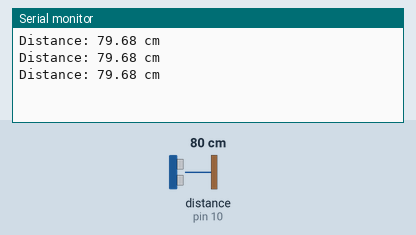
This sketch was run on a simulated Arduino Uno, built with avr-gcc and run on an emulated ATmega328P. On the bench: the last lines printed to the serial monitor. Wiring (inferred from the names in the program): ultrasonic range finder: trigger pin 9; echo pin 10. The inputs (shaded band) are chosen by the test bench; at power-on: distance to the obstacle (sensor on pin 10) 80 cm. The echo pulse lasts 58.3 µs per cm.

Above: at 1.3 s.
1.4 s: distance to the obstacle (sensor on pin 10) set to 2 cm
At 2.0 s:
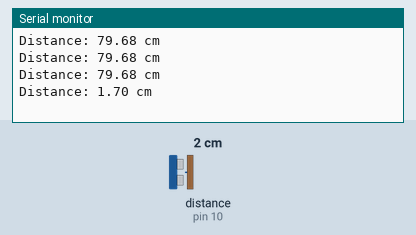
2.9 s: distance to the obstacle (sensor on pin 10) set to 4 cm
At 3.6 s:
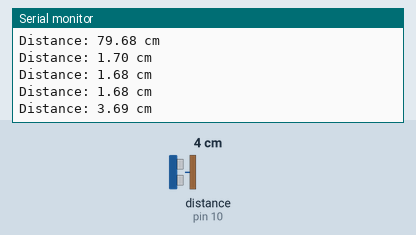
Timing chart, 0 to 5.9 s (numbered marks = the images above; inputs shaded):
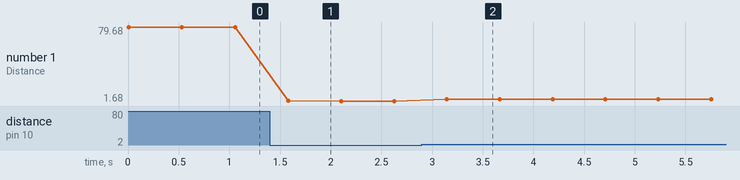

Measured:
- after the input at 1.4 s, the serial monitor: prints a new line after 0.18 s (image 1)
- after the input at 2.9 s, the serial monitor: prints a new line after 0.25 s (image 2)
- plotted number 1: 79.68 → 1.68 after the input at 1.4 s, 1.68 → 3.69 after the input at 2.9 s

The sketch:

Wireless_Distance_Monitoring_via_Bluetooth.ino
```cpp
#include <SoftwareSerial.h>

#define TRIG_PIN 9
#define ECHO_PIN 10

SoftwareSerial BTSerial(2, 3);  // RX, TX

void setup() {
    Serial.begin(9600);
    BTSerial.begin(9600);
    pinMode(TRIG_PIN, OUTPUT);
    pinMode(ECHO_PIN, INPUT);
}

void loop() {
    long duration;
    float distance;

    digitalWrite(TRIG_PIN, LOW);
    delayMicroseconds(2);
    digitalWrite(TRIG_PIN, HIGH);
    delayMicroseconds(10);
    digitalWrite(TRIG_PIN, LOW);

    duration = pulseIn(ECHO_PIN, HIGH);
    distance = (duration * 0.0343) / 2;

    Serial.print("Distance: ");
    Serial.print(distance);
    Serial.println(" cm");

    BTSerial.print("Distance: ");
    BTSerial.print(distance);
    BTSerial.println(" cm");

    delay(500);
}
```
